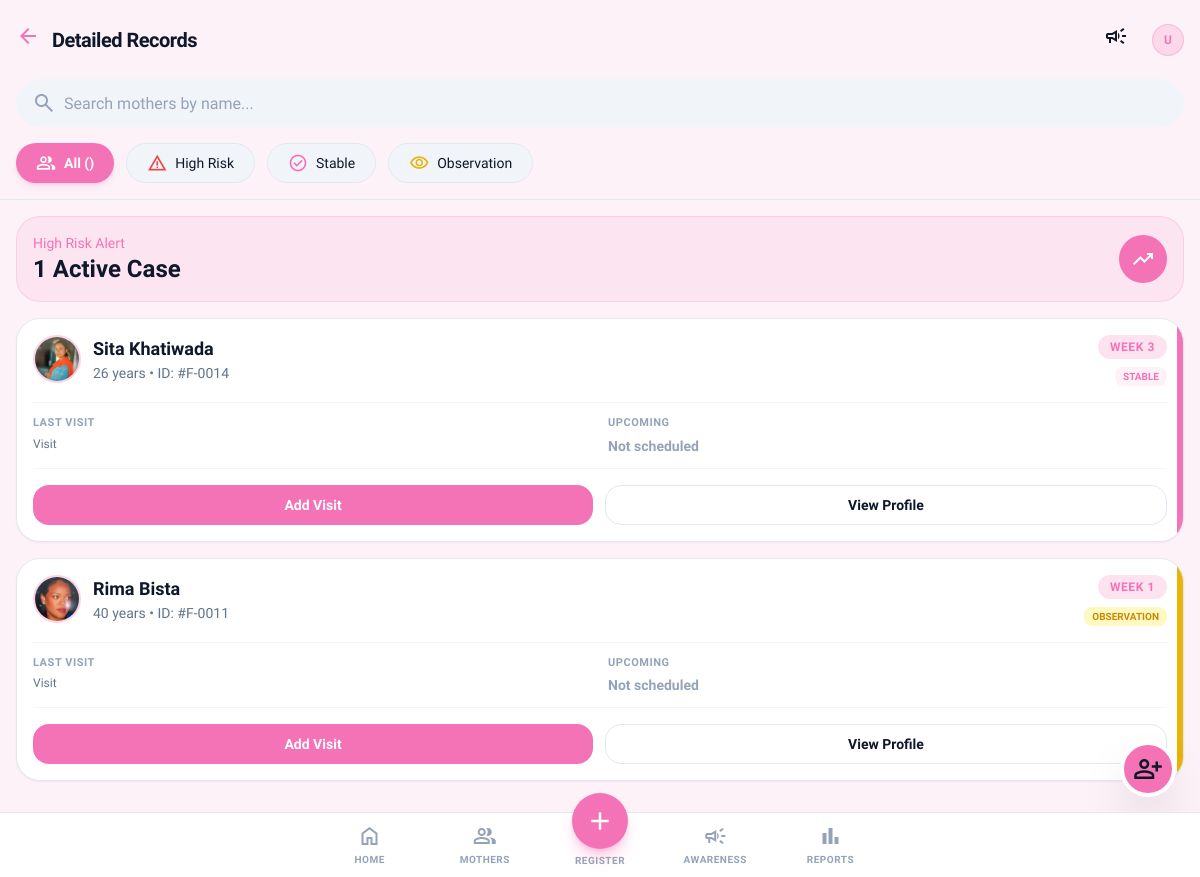
The app's page /records/ (signed in) with its own data.
### accounts/models.py (models this page shows, shortened)
class User(AbstractUser):
    class Role(models.TextChoices):
        HEALTHCARE_WORKER = "healthcare_worker", "Healthcare Worker"
        ADMIN = "admin", "Admin"
    role = models.CharField(
        max_length=20,
        choices=Role.choices,
        default=Role.HEALTHCARE_WORKER,
    )
    phone = models.CharField(max_length=20, blank=True)
    organization = models.CharField(max_length=255, blank=True, help_text="Hospital or organization name")
    education = models.CharField(max_length=255, blank=True, help_text="Highest education qualification")
    age = models.PositiveIntegerField(null=True, blank=True)

class MotherProfile(models.Model):
    BLOOD_GROUP_CHOICES = [
        ("A+", "A+"), ("A-", "A-"),
        ("B+", "B+"), ("B-", "B-"),
        ("O+", "O+"), ("O-", "O-"),
        ("AB+", "AB+"), ("AB-", "AB-"),
    ]
    full_name = models.CharField(max_length=255)
    age = models.PositiveIntegerField(null=True, blank=True)
    phone = models.CharField(max_length=20, blank=True, help_text="Optional")
    emergency_contact = models.CharField(
        max_length=20,
        blank=True,
        help_text="Family / emergency contact phone number",
    )
    photo = models.ImageField(
        upload_to="mothers/photos/",
        null=True,
        blank=True,
        help_text="Profile photo",
    )
    pregnancy_week = models.PositiveIntegerField(
        null=True, blank=True,
        help_text="Gestational week at time of registration",
    )
    lmp_date = models.DateField(
        null=True, blank=True,
        verbose_name="Last Menstrual Period",
    )
    is_first_pregnancy = models.BooleanField(default=True)
    has_previous_complications = models.BooleanField(default=False)
    blood_group = models.CharField(
        max_length=5, choices=BLOOD_GROUP_CHOICES, blank=True,
    )
    medical_notes = models.TextField(
        blank=True,
        help_text="Basic medical history / pre-existing conditions",
    )
    latitude = models.DecimalField(
        max_digits=9, decimal_places=6, null=True, blank=True,
    )
    longitude = models.DecimalField(
        max_digits=9, decimal_places=6, null=True, blank=True,
    )
    address = models.TextField(blank=True)
    ward = models.CharField(max_length=100, blank=True)
    registered_by = models.ForeignKey(
        "accounts.User",
        on_delete=models.SET_NULL,
        null=True, blank=True,
        related_name="registered_mothers",
        help_text="FCHV who registered this mother",
    )
    registration_completed = models.BooleanField(default=False)
    created_at = models.DateTimeField(auto_now_add=True)
    updated_at = models.DateTimeField(auto_now=True)
    class Meta:
        verbose_name = "Mother Profile"
        verbose_name_plural = "Mother Profiles"
        ordering = ["-created_at"]

### mother/views.py (the view)
# urls.py: path("records/", views.records_detail, name="records_detail"),
@login_required
def records_detail(request):
    search_query = request.GET.get("q", "").strip()
    risk_filter = request.GET.get("risk", "all")
    records = _records_qs.get_records(
        request.user,
        search_query=search_query,
        risk_filter=risk_filter,
    )
    from mother.application.queries import _build_danger_ids, _get_volunteer_mother_ids
    vol_ids = _get_volunteer_mother_ids(request.user)
    high_risk_count = len(_build_danger_ids(vol_ids))
    context = {
        "records": records,
        "search_query": search_query,
        "risk_filter": risk_filter,
        "high_risk_count": high_risk_count,
        "user": request.user,
    }
    return render(request, "mother/mother_records_detail.html", context)

### templates/mother/mother_records_detail.html (shortened to what this page needs)
{% extends "base.html" %}
{% block body_class %}font-display bg-background-light dark:bg-background-dark text-slate-900 dark:text-slate-100 min-h-screen{% endblock %}
{% block content %}
<header class="sticky top-0 z-50 bg-background-light/80 dark:bg-background-dark/80 backdrop-blur-md border-b border-slate-200 dark:border-slate-800">
    <div class="flex items-center p-4 justify-between">
        <div class="flex items-center gap-3">
            <a href="{% url 'main:dashboard' %}" class="text-primary cursor-pointer">
                <span class="material-symbols-outlined">arrow_back</span>
            </a>
            <h1 class="text-xl font-bold tracking-tight">Detailed Records</h1>
        </div>
        <div class="flex items-center gap-4">
            <a href="{% url 'main:awareness_program' %}" class="p-2 rounded-full hover:bg-slate-200 dark:hover:bg-slate-800">
                <span class="material-symbols-outlined">campaign</span>
            </a>
            <div class="w-8 h-8 rounded-full bg-primary/20 flex items-center justify-center border border-primary/30">
                <span class="text-primary text-xs font-bold">{{ user.first_name|slice:":1"|upper }}{{ user.last_name|slice:":1"|upper|default:"U" }}</span>
            </div>
        </div>
    </div>
    <div class="px-4 pb-4">
        <form method="GET" action="{% url 'main:records_detail' %}">
            <label class="relative flex items-center w-full">
                <span class="absolute left-4 text-slate-400 material-symbols-outlined">search</span>
                <input name="search" value="{{ search }}" class="w-full h-12 pl-12 pr-4 bg-slate-100 dark:bg-slate-800 border-none rounded-xl focus:ring-2 focus:ring-primary/50 placeholder:text-slate-400 text-base" placeholder="Search mothers by name..." type="text"/>
            </label>
        </form>
    </div>
    <div class="flex gap-3 px-4 pb-4 overflow-x-auto no-scrollbar">
        <a href="{% url 'main:records_detail' %}{% if search %}?search={{ search }}{% endif %}" class="flex h-10 shrink-0 items-center justify-center gap-2 rounded-xl {% if not filter or filter == 'all' %}bg-primary text-white shadow-md shadow-primary/20{% else %}bg-slate-100 dark:bg-slate-800 border border-slate-200 dark:border-slate-700 hover:border-primary/50{% endif %} px-5 no-underline transition-colors">
            <span class="material-symbols-outlined text-[20px]">group</span>
            <span class="text-sm font-semibold">All ({{ total_count }})</span>
        </a>
        <a href="{% url 'main:records_detail' %}?filter=high_risk{% if search %}&search={{ search }}{% endif %}" class="flex h-10 shrink-0 items-center justify-center gap-2 rounded-xl {% if filter == 'high_risk' %}bg-red-500 text-white shadow-md shadow-red-500/20{% else %}bg-slate-100 dark:bg-slate-800 border border-slate-200 dark:border-slate-700 hover:border-red-500/50{% endif %} px-5 no-underline transition-colors">
            <span class="material-symbols-outlined text-[20px] {% if filter != 'high_risk' %}text-red-500{% endif %}">warning</span>
            <span class="text-sm font-medium">High Risk</span>
        </a>
        <a href="{% url 'main:records_detail' %}?filter=stable{% if search %}&search={{ search }}{% endif %}" class="flex h-10 shrink-0 items-center justify-center gap-2 rounded-xl {% if filter == 'stable' %}bg-primary text-white shadow-md shadow-primary/20{% else %}bg-slate-100 dark:bg-slate-800 border border-slate-200 dark:border-slate-700 hover:border-primary/50{% endif %} px-5 no-underline transition-colors">
            <span class="material-symbols-outlined text-[20px] {% if filter != 'stable' %}text-primary{% endif %}">check_circle</span>
            <span class="text-sm font-medium">Stable</span>
        </a>
        <a href="{% url 'main:records_detail' %}?filter=observation{% if search %}&search={{ search }}{% endif %}" class="flex h-10 shrink-0 items-center justify-center gap-2 rounded-xl {% if filter == 'observation' %}bg-yellow-500 text-white shadow-md shadow-yellow-500/20{% else %}bg-slate-100 dark:bg-slate-800 border border-slate-200 dark:border-slate-700 hover:border-yellow-500/50{% endif %} px-5 no-underline transition-colors">
            <span class="material-symbols-outlined text-[20px] {% if filter != 'observation' %}text-yellow-500{% endif %}">visibility</span>
            <span class="text-sm font-medium">Observation</span>
        </a>
    </div>
</header>
<main class="p-4 pb-24 space-y-4">
    <div class="flex items-center justify-between p-4 rounded-xl bg-primary/10 border border-primary/20">
        <div>
            <p class="text-sm font-medium text-primary">High Risk Alert</p>
            <p class="text-2xl font-bold">{{ high_risk_count }} Active Case{{ high_risk_count|pluralize:"s" }}</p>
        </div>
        <div class="h-12 w-12 rounded-full bg-primary flex items-center justify-center text-white">
            <span class="material-symbols-outlined">trending_up</span>
        </div>
    </div>
    <div class="space-y-4">
        {% for record in records %}
        <div class="bg-white dark:bg-surface-dark rounded-xl p-4 shadow-sm border border-slate-200 dark:border-slate-800 relative overflow-hidden">
            <div class="absolute top-0 right-0 w-1.5 h-full {% if record.risk == 'high_risk' %}bg-red-500{% elif record.risk == 'observation' %}bg-yellow-500{% else %}bg-primary{% endif %}"></div>
            <div class="flex justify-between items-start mb-4">
                <div class="flex items-center gap-3">
                    {% if record.profile.photo %}
                    <img src="{{ record.profile.photo.url }}" alt="{{ record.profile.full_name }}" class="w-12 h-12 rounded-full object-cover border-2 border-primary/30" />
                    {% else %}
                    <div class="w-12 h-12 rounded-full bg-primary/10 flex items-center justify-center">
                        <span class="text-primary font-bold text-lg">{{ record.initials }}</span>
                    </div>
                    {% endif %}
                    <div>
                        <h3 class="text-lg font-bold">{{ record.profile.full_name }}</h3>
                        <p class="text-sm text-slate-500 dark:text-slate-400">{{ record.profile.age|default:"--" }} years • ID: #F-{{ record.profile.pk|stringformat:"04d" }}</p>
                    </div>
                </div>
                <div class="flex flex-col items-end gap-2">
                    <span class="bg-primary/20 text-primary px-3 py-1 rounded-full text-xs font-bold uppercase tracking-wider">Week {{ record.weeks|default:"--" }}</span>
                    {% if record.risk == 'high_risk' %}
                    <span class="bg-red-100 dark:bg-red-900/30 text-red-600 dark:text-red-400 px-2 py-0.5 rounded text-[10px] font-bold uppercase">High Risk</span>
                    {% elif record.risk == 'observation' %}
                    <span class="bg-yellow-100 dark:bg-yellow-900/30 text-yellow-600 dark:text-yellow-400 px-2 py-0.5 rounded text-[10px] font-bold uppercase">Observation</span>
                    {% else %}
                    <span class="bg-primary/10 text-primary px-2 py-0.5 rounded text-[10px] font-bold uppercase">Stable</span>
                    {% endif %}
                </div>
            </div>
            <div class="grid grid-cols-2 gap-4 py-3 border-y border-slate-100 dark:border-slate-800">
                <div>
                    <p class="text-[11px] uppercase tracking-wider text-slate-400 font-bold mb-1">Last Visit</p>
                    {% if record.last_visit %}
                    <p class="text-xs text-slate-500 dark:text-slate-400">Visit {{ record.last_visit.visit_number }}</p>
                    {% else %}
                    <p class="text-sm font-semibold text-slate-400">No visits yet</p>
                    {% endif %}
                </div>
                <div>
                    <p class="text-[11px] uppercase tracking-wider text-slate-400 font-bold mb-1">Upcoming</p>
                    {% if record.next_scheduled %}
                    <p class="text-sm font-semibold text-primary">{{ record.next_scheduled.scheduled_date|date:"M d" }}</p>
                    <p class="text-xs text-primary/80">{{ record.next_scheduled.visit_type|title }}</p>
                    {% else %}
                    <p class="text-sm font-semibold text-slate-400">Not scheduled</p>
                    {% endif %}
                </div>
            </div>
            <div class="flex gap-3 mt-4">
                <a href="{% url 'main:update_anc_visit' record.profile.pk %}" class="flex-1 h-10 bg-primary text-white text-sm font-bold rounded-lg hover:bg-primary-dark transition-colors flex items-center justify-center no-underline">Add Visit</a>
                <a href="{% url 'main:mother_profile' record.profile.pk %}" class="flex-1 h-10 border border-slate-200 dark:border-slate-700 text-sm font-bold rounded-lg hover:bg-slate-50 dark:hover:bg-slate-800 transition-colors flex items-center justify-center no-underline">View Profile</a>
            </div>
        </div>
        {% endfor %}
    </div>
</main>
<a href="{% url 'main:register_mother' %}" class="fixed bottom-20 right-6 w-14 h-14 bg-primary text-slate-900 rounded-full shadow-2xl flex items-center justify-center border-4 border-white dark:border-background-dark z-50 no-underline">
    <span class="material-symbols-outlined text-3xl">person_add</span>
</a>
<nav class="fixed bottom-0 left-0 right-0 bg-surface-light dark:bg-surface-dark border-t border-slate-200 dark:border-slate-800 z-50 pb-safe">
    <div class="flex h-16 max-w-xl mx-auto relative">
        <a class="flex flex-1 flex-col items-center justify-center gap-1 {% if request.resolver_match.url_name == 'dashboard' %}text-primary{% else %}text-slate-400 hover:text-primary{% endif %} transition-colors" href="{% url 'main:dashboard' %}">
            <span class="material-symbols-outlined {% if request.resolver_match.url_name == 'dashboard' %}fill-icon{% endif %}">home</span>
            <span class="text-[10px] font-bold uppercase tracking-wider">Home</span>
        </a>
        <a class="flex flex-1 flex-col items-center justify-center gap-1 {% if request.resolver_match.url_name == 'mother_list' %}text-primary{% else %}text-slate-400 hover:text-primary{% endif %} transition-colors" href="{% url 'main:mother_list' %}">
            <span class="material-symbols-outlined {% if request.resolver_match.url_name == 'mother_list' %}fill-icon{% endif %}">group</span>
            <span class="text-[10px] font-bold uppercase tracking-wider">Mothers</span>
        </a>
        <div class="flex flex-1 flex-col items-center justify-start relative">
            <a href="{% url 'main:register_mother' %}" class="absolute -top-5 flex items-center justify-center size-14 rounded-full bg-primary text-white shadow-lg shadow-primary/40 hover:bg-primary-dark transition-transform active:scale-95">
                <span class="material-symbols-outlined text-3xl">add</span>
            </a>
            <span class="text-[10px] font-bold uppercase tracking-wider text-slate-400 mt-10">Register</span>
        </div>
        <a class="flex flex-1 flex-col items-center justify-center gap-1 {% if request.resolver_match.url_name == 'awareness_program' %}text-primary{% else %}text-slate-400 hover:text-primary{% endif %} transition-colors" href="{% url 'main:awareness_program' %}">
            <span class="material-symbols-outlined {% if request.resolver_match.url_name == 'awareness_program' %}fill-icon{% endif %}">campaign</span>
            <span class="text-[10px] font-bold uppercase tracking-wider">Awareness</span>
        </a>
        <a class="flex flex-1 flex-col items-center justify-center gap-1 {% if request.resolver_match.url_name == 'monthly_reports' %}text-primary{% else %}text-slate-400 hover:text-primary{% endif %} transition-colors" href="{% url 'main:monthly_reports' %}">
            <span class="material-symbols-outlined {% if request.resolver_match.url_name == 'monthly_reports' %}fill-icon{% endif %}">bar_chart</span>
            <span class="text-[10px] font-bold uppercase tracking-wider">Reports</span>
        </a>
    </div>
</nav>
{% endblock %}

### records on screen
User: last_name "U"
MotherProfile: profile.photo (picture), profile.full_name "Sita Khatiwada", profile.age "26", profile.pk "0014"
MotherProfile: profile.photo (picture), profile.full_name "Rima Bista", profile.age "40", profile.pk "0011"

### other values on screen
{{ high_risk_count }} "1"
{{ record.weeks|default:"--" }} "3" "1"
